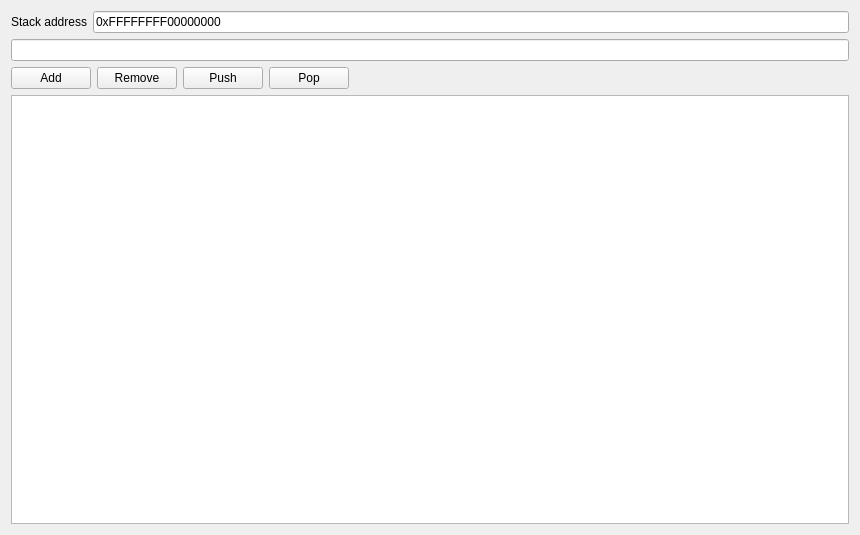
<?xml version="1.0" encoding="UTF-8"?>
<ui version="4.0">
 <class>MemoryBrowserWidget</class>
 <widget class="QWidget" name="MemoryBrowserWidget">
  <property name="geometry">
   <rect>
    <x>0</x>
    <y>0</y>
    <width>860</width>
    <height>535</height>
   </rect>
  </property>
  <property name="windowTitle">
   <string>Memory Browser</string>
  </property>
  <layout class="QVBoxLayout" name="verticalLayout">
   <item>
    <layout class="QGridLayout" name="gridLayout">
     <item row="0" column="0">
      <widget class="QLabel" name="label">
       <property name="text">
        <string>Stack address</string>
       </property>
      </widget>
     </item>
     <item row="0" column="1">
      <widget class="QLineEdit" name="stackAddressLineEdit">
       <property name="text">
        <string>0xFFFFFFFF00000000</string>
       </property>
       <property name="clearButtonEnabled">
        <bool>false</bool>
       </property>
      </widget>
     </item>
    </layout>
   </item>
   <item>
    <widget class="QLineEdit" name="searchLineEdit">
     <property name="clearButtonEnabled">
      <bool>true</bool>
     </property>
    </widget>
   </item>
   <item>
    <layout class="QHBoxLayout" name="horizontalLayout">
     <item>
      <widget class="QPushButton" name="addButton">
       <property name="sizePolicy">
        <sizepolicy hsizetype="Fixed" vsizetype="Fixed">
         <horstretch>0</horstretch>
         <verstretch>0</verstretch>
        </sizepolicy>
       </property>
       <property name="text">
        <string>Add</string>
       </property>
      </widget>
     </item>
     <item>
      <widget class="QPushButton" name="removeButton">
       <property name="sizePolicy">
        <sizepolicy hsizetype="Fixed" vsizetype="Fixed">
         <horstretch>0</horstretch>
         <verstretch>0</verstretch>
        </sizepolicy>
       </property>
       <property name="text">
        <string>Remove</string>
       </property>
      </widget>
     </item>
     <item>
      <widget class="QPushButton" name="pushButton">
       <property name="text">
        <string>Push</string>
       </property>
      </widget>
     </item>
     <item>
      <widget class="QPushButton" name="popButton">
       <property name="text">
        <string>Pop</string>
       </property>
      </widget>
     </item>
     <item>
      <spacer name="horizontalSpacer">
       <property name="orientation">
        <enum>Qt::Orientation::Horizontal</enum>
       </property>
       <property name="sizeHint" stdset="0">
        <size>
         <width>40</width>
         <height>20</height>
        </size>
       </property>
      </spacer>
     </item>
    </layout>
   </item>
   <item>
    <widget class="QTableView" name="memoryTableView"/>
   </item>
  </layout>
 </widget>
 <resources/>
 <connections/>
</ui>
